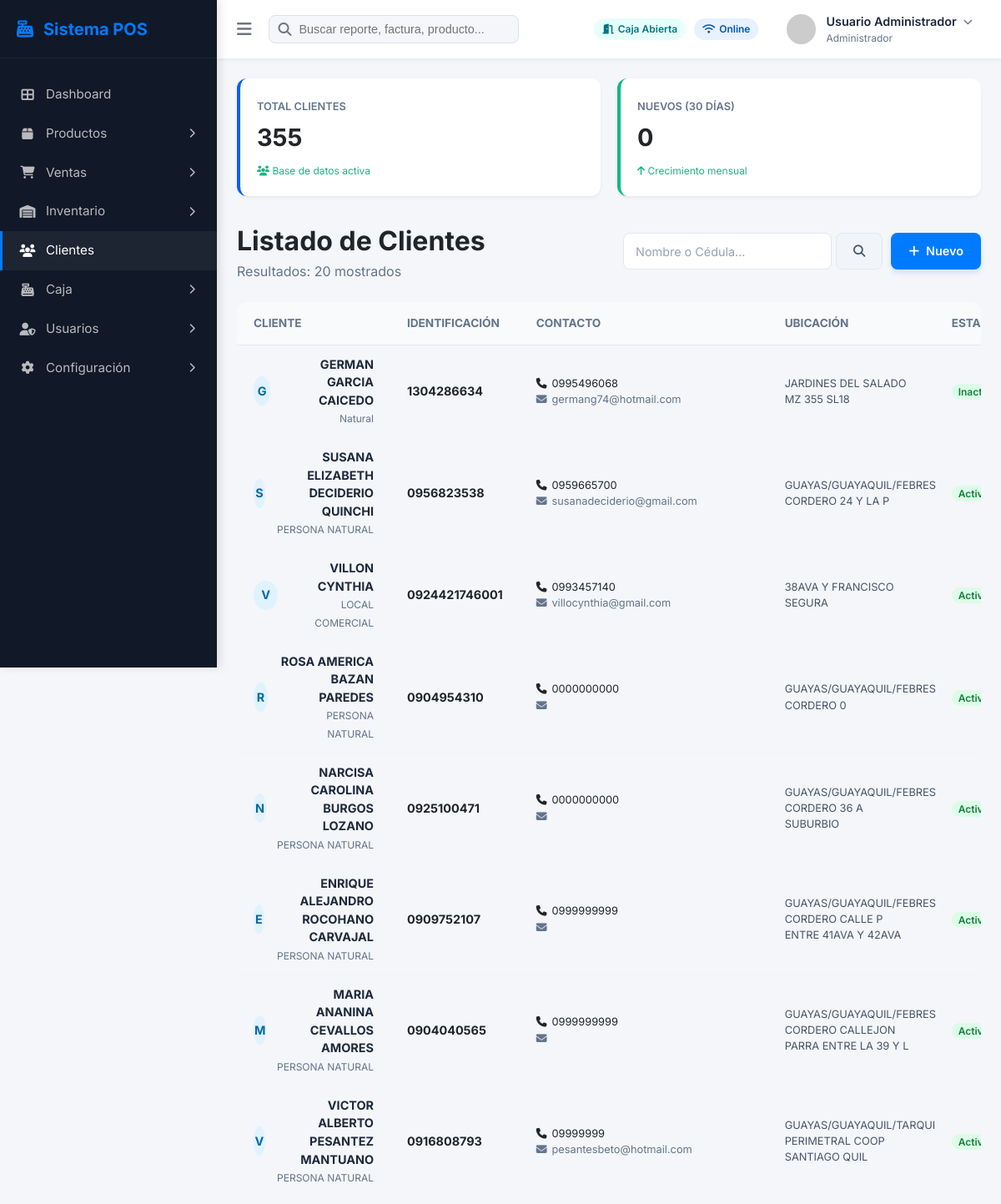
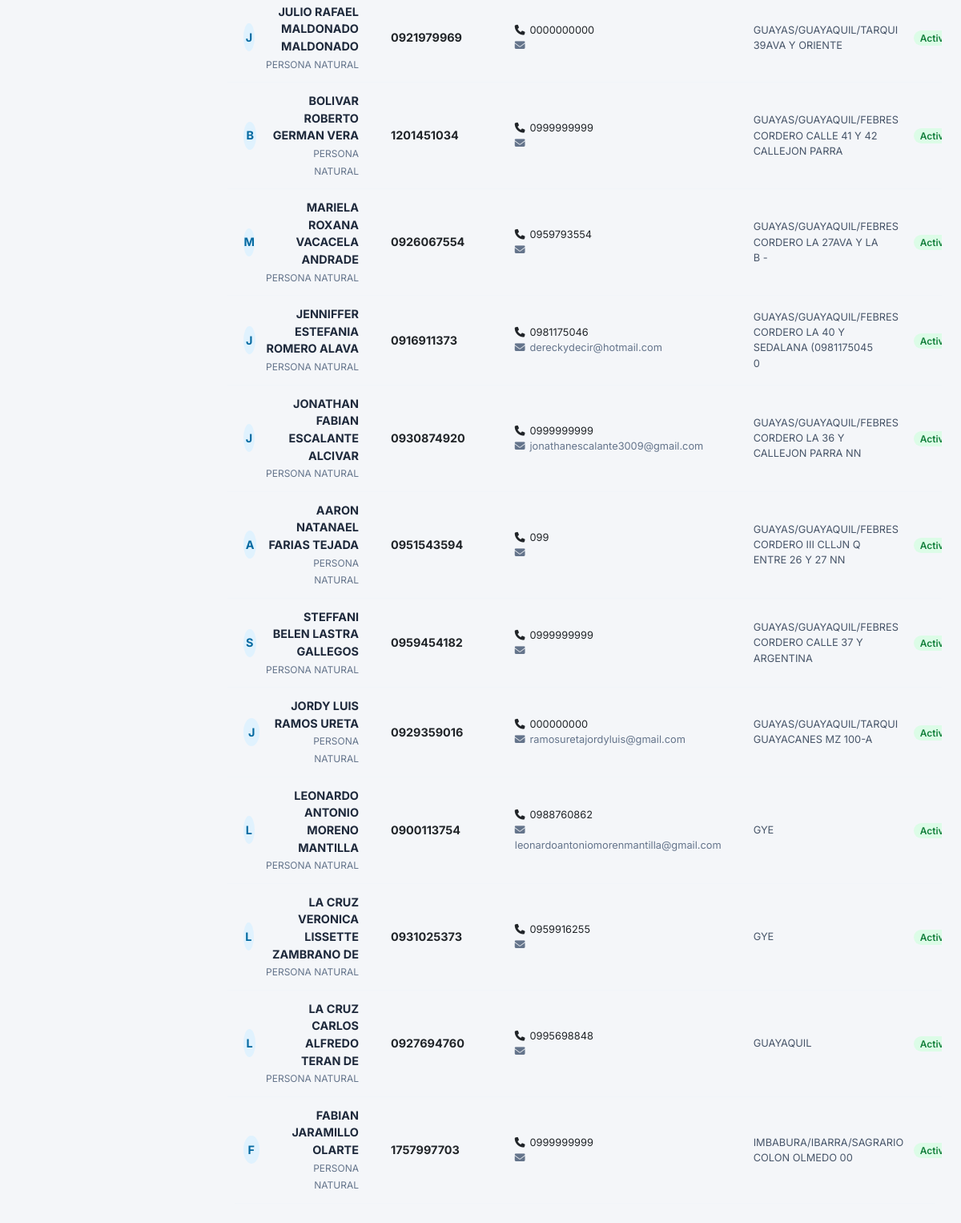
The page /modules/clientes/index.php (signed in) on the database its author committed (2 pictures, top to bottom).
### tables this page shows
CREATE TABLE IF NOT EXISTS `clientes` (
  `id` int unsigned NOT NULL AUTO_INCREMENT,
  `tipo_identificacion` enum('CEDULA','RUC','PASAPORTE') NOT NULL,
  `cedula_ruc` varchar(20) NOT NULL,
  `nombres` varchar(100) DEFAULT NULL,
  `apellidos` varchar(100) DEFAULT NULL,
  `razonSocial` varchar(200) DEFAULT NULL,
  `direccion` text,
  `telefono` varchar(20) DEFAULT NULL,
  `celular` varchar(20) DEFAULT NULL,
  `email` varchar(100) DEFAULT NULL,
  `fecha_nacimiento` date DEFAULT NULL,
  `tipo_cliente` varchar(50) DEFAULT NULL,
  `estado` tinyint(1) NOT NULL DEFAULT '1',
  `creadoPor` int unsigned NOT NULL,
  `creadoDate` datetime NOT NULL,
  `editadoPor` int unsigned DEFAULT NULL,
  `editadoDate` datetime DEFAULT NULL,
  `anulado` tinyint(1) NOT NULL DEFAULT '0',
  PRIMARY KEY (`id`),
  UNIQUE KEY `uq_clientes_identificacion` (`cedula_ruc`)
);

### modules/clientes/index.php (the view, shortened to what this page needs)
<?php
require_once '../../includes/db.php';
$search = $_GET['search'] ?? '';
$where = "WHERE anulado = 0";
$params = [];
$total_clientes = $pdo->query("SELECT COUNT(*) FROM clientes WHERE anulado = 0")->fetchColumn();
$clientes_mes = $pdo->query("SELECT COUNT(*) FROM clientes WHERE anulado = 0 AND creadoDate >= DATE_SUB(CURDATE(), INTERVAL 30 DAY)")->fetchColumn();
$stmt = $pdo->prepare("SELECT * FROM clientes $where ORDER BY creadoDate DESC LIMIT 20");
$stmt->execute($params);
$clientes = $stmt->fetchAll();
?>
<!DOCTYPE html>
<html lang="es">
<head>
    <link rel="stylesheet" href="https://cdnjs.cloudflare.com/ajax/libs/font-awesome/6.4.0/css/all.min.css">
    <link rel="stylesheet" href="../../assets/css/style.css">
</head>
<body>
    <div class="app-container">
        <?php include '../../includes/sidebar.php'; ?>
        <main class="main-content">
            <?php include '../../includes/navbar.php'; ?>
            <div class="content-wrapper">
                <div
                    style="display: grid; grid-template-columns: repeat(auto-fit, minmax(200px, 1fr)); gap: 20px; margin-bottom: 30px;">
                    <div
                        style="background: white; padding: 20px; border-radius: 12px; box-shadow: var(--shadow-sm); border-left: 4px solid #0061f2;">
                        <span
                            style="color: #64748b; font-size: 0.8rem; font-weight: 600; text-transform: uppercase;">Total
                            Clientes</span>
                        <h2 style="margin: 5px 0; font-size: 1.8rem;"><?php echo $total_clientes; ?></h2>
                        <span style="font-size: 0.75rem; color: #10b981;"><i class="fas fa-users"></i> Base de datos
                            activa</span>
                    </div>
                    <div
                        style="background: white; padding: 20px; border-radius: 12px; box-shadow: var(--shadow-sm); border-left: 4px solid #10b981;">
                        <span
                            style="color: #64748b; font-size: 0.8rem; font-weight: 600; text-transform: uppercase;">Nuevos
                            (30 días)</span>
                        <h2 style="margin: 5px 0; font-size: 1.8rem;"><?php echo $clientes_mes; ?></h2>
                        <span style="font-size: 0.75rem; color: #10b981;"><i class="fas fa-arrow-up"></i> Crecimiento
                            mensual</span>
                    </div>
                </div>
                <div class="u-header">
                    <div>
                        <h1>Listado de Clientes</h1>
                        <p style="color: #64748b;">Resultados: <?php echo count($clientes); ?> mostrados</p>
                    </div>
                    <div style="display: flex; gap: 10px;">
                        <form action="" method="GET" style="display: flex; gap: 5px;">
                            <input type="text" name="search" class="form-control" placeholder="Nombre o Cédula..."
                                value="<?php echo htmlspecialchars($search); ?>" style="width: 250px;">
                            <button type="submit" class="btn btn-secondary"><i class="fas fa-search"></i></button>
                        </form>
                        <a href="nuevo.php" class="btn btn-primary"><i class="fas fa-plus"></i> Nuevo</a>
                    </div>
                </div>
                <div class="u-table-container" style="background: transparent; box-shadow: none;">
                    <table class="u-table">
                        <thead>
                            <tr>
                                <th>CLIENTE</th>
                                <th>IDENTIFICACIÓN</th>
                                <th>CONTACTO</th>
                                <th>UBICACIÓN</th>
                                <th>ESTADO</th>
                            </tr>
                        </thead>
                        <tbody>
                            <?php foreach ($clientes as $c): ?>
                                <tr>
                                    <td data-label="CLIENTE">
                                        <div
                                            style="display: flex; align-items: center; gap: 12px; justify-content: flex-end;">
                                            <div
                                                style="width: 35px; height: 35px; background: #e0f2fe; color: #0369a1; border-radius: 50%; display: flex; align-items: center; justify-content: center; font-weight: 700;">
                                                <?php echo strtoupper(substr($c['nombres'], 0, 1)); ?>
                                            </div>
                                            <div style="text-align: right;">
                                                <strong style="display: block; color: #1e293b;">
                                                    <?php echo htmlspecialchars($c['nombres'] . ' ' . $c['apellidos']); ?>
                                                </strong>
                                                <span style="font-size: 0.75rem; color: #64748b;">
                                                    <?php echo htmlspecialchars($c['tipo_cliente'] ?? 'Natural'); ?>
                                                </span>
                                            </div>
                                        </div>
                                    </td>
                                    <td data-label="IDENTIFICACIÓN"><strong>
                                            <?php echo htmlspecialchars($c['cedula_ruc']); ?>
                                        </strong></td>
                                    <td data-label="CONTACTO">
                                        <div style="font-size: 0.8rem;">
                                            <div><i class="fas fa-phone" style="width: 15px;"></i>
                                                <?php echo htmlspecialchars($c['celular']); ?>
                                            </div>
                                            <div style="color: #64748b;"><i class="fas fa-envelope"
                                                    style="width: 15px;"></i>
                                                <?php echo htmlspecialchars($c['email']); ?>
                                            </div>
                                        </div>
                                    </td>
                                    <td data-label="UBICACIÓN" style="max-width: 200px; font-size: 0.8rem; color: #475569;">
                                        <?php echo htmlspecialchars($c['direccion']); ?>
                                    </td>
                                    <td data-label="ESTADO"><span class="badge-verified">
                                            <?php echo $c['estado'] ? 'Activo' : 'Inactivo'; ?>
                                        </span></td>
                                </tr>
                            <?php endforeach; ?>
                        </tbody>
                    </table>
                </div>
            </div>
        </main>
    </div>
</body>
</html>

### assets/css/style.css (style rules this page uses)
:root { --primary-color: #007bff; --primary-dark: #0056b3; --primary-light: #e7f1ff; --secondary-color: #6c757d; --accent-cyan: #17a2b8; --accent-teal: #20c997; --accent-green: #28a745; --accent-orange: #fd7e14; --accent-red: #dc3545; --bg-light: #f4f6f9; --bg-white: #ffffff; --text-main: #212529; --text-muted: #6c757d; --border-color: #dee2e6; --sidebar-width: 260px; --sidebar-collapsed-width: 70px; --navbar-height: 70px; --shadow-sm: 0 2px 4px rgba(0, 0, 0, 0.05); --shadow-md: 0 4px 6px rgba(0, 0, 0, 0.08); --shadow-lg: 0 10px 15px rgba(0, 0, 0, 0.1); }
* { margin: 0; padding: 0; box-sizing: border-box; }
body { font-family: 'Inter', sans-serif; background-color: var(--bg-light); color: var(--text-main); line-height: 1.5; overflow-x: hidden; }
.app-container { display: flex; min-height: 100vh; }
.main-content { flex: 1; margin-left: var(--sidebar-width); width: calc(100% - var(--sidebar-width)); transition: margin-left 0.3s cubic-bezier(0.4, 0, 0.2, 1); min-height: 100vh; display: flex; flex-direction: column; position: relative; }
.content-wrapper { padding: 24px; flex: 1; }
.btn { display: inline-flex; align-items: center; justify-content: center; gap: 8px; padding: 10px 20px; border-radius: 8px; font-size: 0.9rem; font-weight: 600; cursor: pointer; transition: all 0.2s ease; border: 1px solid transparent; outline: none; font-family: inherit; }
.btn-primary { background: var(--primary-color); color: #fff; box-shadow: 0 4px 6px rgba(0, 123, 255, 0.15); }
.btn-secondary { background: #f1f5f9; color: #475569; border-color: #e2e8f0; }
.form-control { width: 100%; padding: 10px 14px; background: #fff; border: 1px solid #e2e8f0; border-radius: 8px; font-family: inherit; font-size: 0.9rem; color: #1e293b; transition: all 0.2s; outline: none; }
.form-control::placeholder { color: #94a3b8; }

### modules/clientes/index.php (style rules this page uses)
.u-header { display: flex; justify-content: space-between; align-items: center; margin-bottom: 25px; }
.u-table-container { background: white; border-radius: 12px; box-shadow: var(--shadow-sm); overflow: hidden; }
.u-table { width: 100%; border-collapse: collapse; }
.u-table th { background: #f8fafc; padding: 15px 20px; text-align: left; font-size: 0.85rem; color: #64748b; border-bottom: 1px solid #e2e8f0; }
.u-table td { padding: 12px 20px; border-bottom: 1px solid #f1f5f9; font-size: 0.9rem; }
.badge-verified { background: #dcfce7; color: #15803d; padding: 2px 8px; border-radius: 20px; font-size: 0.75rem; font-weight: 600; }

### rows shown on the page
clientes: nombres "G", nombres+apellidos "GERMAN GARCIA CAICEDO", tipo_cliente "Natural", cedula_ruc "1304286634", celular "0995496068", email "germang74@hotmail.com", direccion "JARDINES DEL SALADO MZ 355 SL18", estado "Inactivo"
clientes: nombres "S", nombres+apellidos "SUSANA ELIZABETH DECIDERIO QUINCHI", tipo_cliente "PERSONA NATURAL", cedula_ruc "0956823538", celular "0959665700", email "susanadeciderio@gmail.com", direccion "GUAYAS/GUAYAQUIL/FEBRES CORDERO 24 Y LA P", estado "Activo"
clientes: nombres "V", nombres+apellidos "VILLON CYNTHIA", tipo_cliente "LOCAL COMERCIAL", cedula_ruc "0924421746001", celular "0993457140", email "villocynthia@gmail.com", direccion "38AVA Y FRANCISCO SEGURA", estado "Activo"
clientes: nombres "R", nombres+apellidos "ROSA AMERICA BAZAN PAREDES", tipo_cliente "PERSONA NATURAL", cedula_ruc "0904954310", celular "0000000000", direccion "GUAYAS/GUAYAQUIL/FEBRES CORDERO 0", estado "Activo"
clientes: nombres "N", nombres+apellidos "NARCISA CAROLINA BURGOS LOZANO", tipo_cliente "PERSONA NATURAL", cedula_ruc "0925100471", celular "0000000000", direccion "GUAYAS/GUAYAQUIL/FEBRES CORDERO 36 A SUBURBIO", estado "Activo"
clientes: nombres "E", nombres+apellidos "ENRIQUE ALEJANDRO ROCOHANO CARVAJAL", tipo_cliente "PERSONA NATURAL", cedula_ruc "0909752107", celular "0999999999", direccion "GUAYAS/GUAYAQUIL/FEBRES CORDERO CALLE P ENTRE 41AVA Y 42AVA", estado "Activo"
clientes: nombres "M", nombres+apellidos "MARIA ANANINA CEVALLOS AMORES", tipo_cliente "PERSONA NATURAL", cedula_ruc "0904040565", celular "0999999999", direccion "GUAYAS/GUAYAQUIL/FEBRES CORDERO CALLEJON PARRA ENTRE LA 39 Y L", estado "Activo"
clientes: nombres "V", nombres+apellidos "VICTOR ALBERTO PESANTEZ MANTUANO", tipo_cliente "PERSONA NATURAL", cedula_ruc "0916808793", celular "09999999", email "pesantesbeto@hotmail.com", direccion "GUAYAS/GUAYAQUIL/TARQUI PERIMETRAL COOP SANTIAGO QUIL", estado "Activo"
clientes: nombres "J", nombres+apellidos "JULIO RAFAEL MALDONADO MALDONADO", tipo_cliente "PERSONA NATURAL", cedula_ruc "0921979969", celular "0000000000", direccion "GUAYAS/GUAYAQUIL/TARQUI 39AVA Y ORIENTE", estado "Activo"
clientes: nombres "B", nombres+apellidos "BOLIVAR ROBERTO GERMAN VERA", tipo_cliente "PERSONA NATURAL", cedula_ruc "1201451034", celular "0999999999", direccion "GUAYAS/GUAYAQUIL/FEBRES CORDERO CALLE 41 Y 42 CALLEJON PARRA", estado "Activo"
clientes: nombres "M", nombres+apellidos "MARIELA ROXANA VACACELA ANDRADE", tipo_cliente "PERSONA NATURAL", cedula_ruc "0926067554", celular "0959793554", direccion "GUAYAS/GUAYAQUIL/FEBRES CORDERO LA 27AVA Y LA B -", estado "Activo"
clientes: nombres "J", nombres+apellidos "JENNIFFER ESTEFANIA ROMERO ALAVA", tipo_cliente "PERSONA NATURAL", cedula_ruc "0916911373", celular "0981175046", email "dereckydecir@hotmail.com", direccion "GUAYAS/GUAYAQUIL/FEBRES CORDERO LA 40 Y SEDALANA (0981175045 0", estado "Activo"
clientes: nombres "J", nombres+apellidos "JONATHAN FABIAN ESCALANTE ALCIVAR", tipo_cliente "PERSONA NATURAL", cedula_ruc "0930874920", celular "0999999999", email "jonathanescalante3009@gmail.com", direccion "GUAYAS/GUAYAQUIL/FEBRES CORDERO LA 36 Y CALLEJON PARRA NN", estado "Activo"
clientes: nombres "A", nombres+apellidos "AARON NATANAEL FARIAS TEJADA", tipo_cliente "PERSONA NATURAL", cedula_ruc "0951543594", celular "099", direccion "GUAYAS/GUAYAQUIL/FEBRES CORDERO III CLLJN Q ENTRE 26 Y 27 NN", estado "Activo"
clientes: nombres "S", nombres+apellidos "STEFFANI BELEN LASTRA GALLEGOS", tipo_cliente "PERSONA NATURAL", cedula_ruc "0959454182", celular "0999999999", direccion "GUAYAS/GUAYAQUIL/FEBRES CORDERO CALLE 37 Y ARGENTINA", estado "Activo"
clientes: nombres "J", nombres+apellidos "JORDY LUIS RAMOS URETA", tipo_cliente "PERSONA NATURAL", cedula_ruc "0929359016", celular "000000000", email "ramosuretajordyluis@gmail.com", direccion "GUAYAS/GUAYAQUIL/TARQUI GUAYACANES MZ 100-A", estado "Activo"
clientes: nombres "L", nombres+apellidos "LEONARDO ANTONIO MORENO MANTILLA", tipo_cliente "PERSONA NATURAL", cedula_ruc "0900113754", celular "0988760862", email "leonardoantoniomorenmantilla@gmail.com", direccion "GYE", estado "Activo"
clientes: nombres "L", nombres+apellidos "LA CRUZ VERONICA LISSETTE ZAMBRANO DE", tipo_cliente "PERSONA NATURAL", cedula_ruc "0931025373", celular "0959916255", direccion "GYE", estado "Activo"
clientes: nombres "L", nombres+apellidos "LA CRUZ CARLOS ALFREDO TERAN DE", tipo_cliente "PERSONA NATURAL", cedula_ruc "0927694760", celular "0995698848", direccion "GUAYAQUIL", estado "Activo"
clientes: nombres "F", nombres+apellidos "FABIAN JARAMILLO OLARTE", tipo_cliente "PERSONA NATURAL", cedula_ruc "1757997703", celular "0999999999", direccion "IMBABURA/IBARRA/SAGRARIO COLON OLMEDO 00", estado "Activo"

### other values the page prints
$_SESSION['user_name'] "Usuario Administrador"
$_SESSION['role'] "Administrador"
$total_clientes "355"
$clientes_mes "0"
count($clientes) "20"
